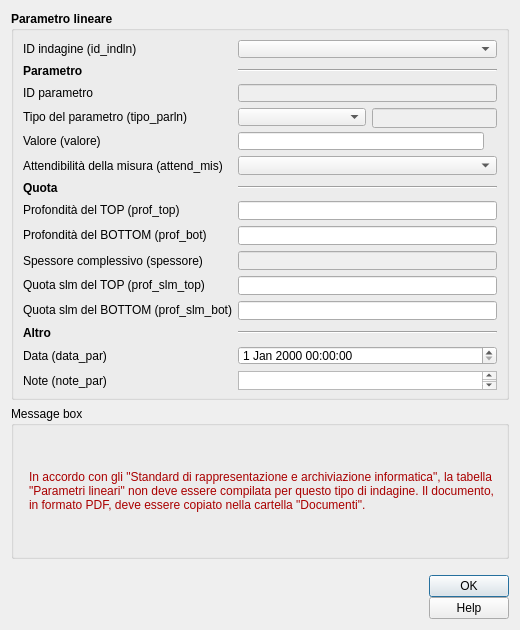
<?xml version="1.0" encoding="UTF-8"?>
<ui version="4.0">
 <class>parametri_lineari</class>
 <widget class="QDialog" name="parametri_lineari">
  <property name="geometry">
   <rect>
    <x>0</x>
    <y>0</y>
    <width>520</width>
    <height>630</height>
   </rect>
  </property>
  <property name="sizePolicy">
   <sizepolicy hsizetype="Fixed" vsizetype="Fixed">
    <horstretch>0</horstretch>
    <verstretch>0</verstretch>
   </sizepolicy>
  </property>
  <property name="minimumSize">
   <size>
    <width>520</width>
    <height>630</height>
   </size>
  </property>
  <property name="maximumSize">
   <size>
    <width>1500</width>
    <height>1500</height>
   </size>
  </property>
  <property name="windowTitle">
   <string>Parametri lineari</string>
  </property>
  <property name="modal">
   <bool>true</bool>
  </property>
  <layout class="QGridLayout" name="gridLayout">
   <item row="0" column="0">
    <widget class="QGroupBox" name="groupBox_2">
     <property name="font">
      <font>
       <weight>75</weight>
       <bold>true</bold>
      </font>
     </property>
     <property name="title">
      <string>Parametro lineare</string>
     </property>
     <layout class="QGridLayout" name="gridLayout_2">
      <item row="38" column="1">
       <widget class="QDateTimeEdit" name="data_par">
        <property name="font">
         <font>
          <weight>50</weight>
          <bold>false</bold>
         </font>
        </property>
        <property name="toolTip">
         <string/>
        </property>
       </widget>
      </item>
      <item row="22" column="0">
       <widget class="QLabel" name="label_12">
        <property name="sizePolicy">
         <sizepolicy hsizetype="Minimum" vsizetype="Preferred">
          <horstretch>0</horstretch>
          <verstretch>0</verstretch>
         </sizepolicy>
        </property>
        <property name="minimumSize">
         <size>
          <width>45</width>
          <height>0</height>
         </size>
        </property>
        <property name="font">
         <font>
          <weight>50</weight>
          <bold>false</bold>
         </font>
        </property>
        <property name="text">
         <string>&lt;html&gt;&lt;head/&gt;&lt;body&gt;&lt;p&gt;Profondità del TOP (prof_top)&lt;/p&gt;&lt;/body&gt;&lt;/html&gt;</string>
        </property>
       </widget>
      </item>
      <item row="29" column="1">
       <spacer name="verticalSpacer_7">
        <property name="orientation">
         <enum>Qt::Vertical</enum>
        </property>
        <property name="sizeHint" stdset="0">
         <size>
          <width>20</width>
          <height>40</height>
         </size>
        </property>
       </spacer>
      </item>
      <item row="24" column="0">
       <widget class="QLabel" name="label_13">
        <property name="sizePolicy">
         <sizepolicy hsizetype="Minimum" vsizetype="Preferred">
          <horstretch>0</horstretch>
          <verstretch>0</verstretch>
         </sizepolicy>
        </property>
        <property name="minimumSize">
         <size>
          <width>45</width>
          <height>0</height>
         </size>
        </property>
        <property name="font">
         <font>
          <weight>50</weight>
          <bold>false</bold>
         </font>
        </property>
        <property name="text">
         <string>&lt;html&gt;&lt;head/&gt;&lt;body&gt;&lt;p&gt;Profondità del BOTTOM (prof_bot)&lt;/p&gt;&lt;/body&gt;&lt;/html&gt;</string>
        </property>
       </widget>
      </item>
      <item row="6" column="1">
       <spacer name="verticalSpacer_2">
        <property name="orientation">
         <enum>Qt::Vertical</enum>
        </property>
        <property name="sizeHint" stdset="0">
         <size>
          <width>20</width>
          <height>40</height>
         </size>
        </property>
       </spacer>
      </item>
      <item row="40" column="0">
       <widget class="QLabel" name="label_7">
        <property name="font">
         <font>
          <weight>50</weight>
          <bold>false</bold>
         </font>
        </property>
        <property name="text">
         <string>Note (note_par)</string>
        </property>
       </widget>
      </item>
      <item row="30" column="1">
       <widget class="QLineEdit" name="quota_slm_bot">
        <property name="toolTip">
         <string/>
        </property>
       </widget>
      </item>
      <item row="26" column="1">
       <widget class="QLineEdit" name="spessore">
        <property name="enabled">
         <bool>false</bool>
        </property>
        <property name="toolTip">
         <string/>
        </property>
       </widget>
      </item>
      <item row="28" column="0">
       <widget class="QLabel" name="label_14">
        <property name="sizePolicy">
         <sizepolicy hsizetype="Minimum" vsizetype="Preferred">
          <horstretch>0</horstretch>
          <verstretch>0</verstretch>
         </sizepolicy>
        </property>
        <property name="minimumSize">
         <size>
          <width>45</width>
          <height>0</height>
         </size>
        </property>
        <property name="font">
         <font>
          <weight>50</weight>
          <bold>false</bold>
         </font>
        </property>
        <property name="text">
         <string>&lt;html&gt;&lt;head/&gt;&lt;body&gt;&lt;p&gt;Quota slm del TOP (prof_slm_top)&lt;/p&gt;&lt;/body&gt;&lt;/html&gt;</string>
        </property>
       </widget>
      </item>
      <item row="5" column="0">
       <widget class="QLabel" name="label_3">
        <property name="font">
         <font>
          <weight>50</weight>
          <bold>false</bold>
         </font>
        </property>
        <property name="text">
         <string>ID parametro</string>
        </property>
       </widget>
      </item>
      <item row="40" column="1">
       <widget class="QTextEdit" name="note_par">
        <property name="font">
         <font>
          <weight>50</weight>
          <bold>false</bold>
         </font>
        </property>
        <property name="toolTip">
         <string/>
        </property>
       </widget>
      </item>
      <item row="5" column="1">
       <widget class="QLineEdit" name="id_parln">
        <property name="enabled">
         <bool>false</bool>
        </property>
        <property name="palette">
         <palette>
          <active>
           <colorrole role="Text">
            <brush brushstyle="SolidPattern">
             <color alpha="255">
              <red>113</red>
              <green>113</green>
              <blue>113</blue>
             </color>
            </brush>
           </colorrole>
          </active>
          <inactive>
           <colorrole role="Text">
            <brush brushstyle="SolidPattern">
             <color alpha="255">
              <red>113</red>
              <green>113</green>
              <blue>113</blue>
             </color>
            </brush>
           </colorrole>
          </inactive>
          <disabled>
           <colorrole role="Text">
            <brush brushstyle="SolidPattern">
             <color alpha="255">
              <red>120</red>
              <green>120</green>
              <blue>120</blue>
             </color>
            </brush>
           </colorrole>
          </disabled>
         </palette>
        </property>
        <property name="toolTip">
         <string/>
        </property>
        <property name="placeholderText">
         <string/>
        </property>
       </widget>
      </item>
      <item row="30" column="0">
       <widget class="QLabel" name="label_15">
        <property name="sizePolicy">
         <sizepolicy hsizetype="Minimum" vsizetype="Preferred">
          <horstretch>0</horstretch>
          <verstretch>0</verstretch>
         </sizepolicy>
        </property>
        <property name="minimumSize">
         <size>
          <width>45</width>
          <height>0</height>
         </size>
        </property>
        <property name="font">
         <font>
          <weight>50</weight>
          <bold>false</bold>
         </font>
        </property>
        <property name="text">
         <string>&lt;html&gt;&lt;head/&gt;&lt;body&gt;&lt;p&gt;Quota slm del BOTTOM (prof_slm_bot)&lt;/p&gt;&lt;/body&gt;&lt;/html&gt;</string>
        </property>
       </widget>
      </item>
      <item row="22" column="1">
       <widget class="QLineEdit" name="prof_top">
        <property name="toolTip">
         <string/>
        </property>
       </widget>
      </item>
      <item row="24" column="1">
       <widget class="QLineEdit" name="prof_bot">
        <property name="toolTip">
         <string/>
        </property>
       </widget>
      </item>
      <item row="28" column="1">
       <widget class="QLineEdit" name="quota_slm_top">
        <property name="toolTip">
         <string/>
        </property>
       </widget>
      </item>
      <item row="9" column="0">
       <widget class="QLabel" name="label_9">
        <property name="sizePolicy">
         <sizepolicy hsizetype="Minimum" vsizetype="Preferred">
          <horstretch>0</horstretch>
          <verstretch>0</verstretch>
         </sizepolicy>
        </property>
        <property name="minimumSize">
         <size>
          <width>45</width>
          <height>0</height>
         </size>
        </property>
        <property name="font">
         <font>
          <weight>50</weight>
          <bold>false</bold>
         </font>
        </property>
        <property name="text">
         <string>Tipo del parametro (tipo_parln)</string>
        </property>
       </widget>
      </item>
      <item row="9" column="1">
       <layout class="QHBoxLayout" name="horizontalLayout">
        <item>
         <widget class="QComboBox" name="tipo_parln_box">
          <property name="sizePolicy">
           <sizepolicy hsizetype="Expanding" vsizetype="Fixed">
            <horstretch>0</horstretch>
            <verstretch>0</verstretch>
           </sizepolicy>
          </property>
          <property name="toolTip">
           <string/>
          </property>
         </widget>
        </item>
        <item>
         <widget class="QLineEdit" name="tipo_parln">
          <property name="enabled">
           <bool>false</bool>
          </property>
          <property name="sizePolicy">
           <sizepolicy hsizetype="Minimum" vsizetype="Fixed">
            <horstretch>0</horstretch>
            <verstretch>0</verstretch>
           </sizepolicy>
          </property>
          <property name="minimumSize">
           <size>
            <width>50</width>
            <height>20</height>
           </size>
          </property>
          <property name="palette">
           <palette>
            <active>
             <colorrole role="Text">
              <brush brushstyle="SolidPattern">
               <color alpha="255">
                <red>113</red>
                <green>113</green>
                <blue>113</blue>
               </color>
              </brush>
             </colorrole>
            </active>
            <inactive>
             <colorrole role="Text">
              <brush brushstyle="SolidPattern">
               <color alpha="255">
                <red>113</red>
                <green>113</green>
                <blue>113</blue>
               </color>
              </brush>
             </colorrole>
            </inactive>
            <disabled>
             <colorrole role="Text">
              <brush brushstyle="SolidPattern">
               <color alpha="255">
                <red>120</red>
                <green>120</green>
                <blue>120</blue>
               </color>
              </brush>
             </colorrole>
            </disabled>
           </palette>
          </property>
         </widget>
        </item>
       </layout>
      </item>
      <item row="26" column="0">
       <widget class="QLabel" name="label_5">
        <property name="font">
         <font>
          <weight>50</weight>
          <bold>false</bold>
         </font>
        </property>
        <property name="text">
         <string>Spessore complessivo (spessore)</string>
        </property>
       </widget>
      </item>
      <item row="27" column="1">
       <spacer name="verticalSpacer_6">
        <property name="orientation">
         <enum>Qt::Vertical</enum>
        </property>
        <property name="sizeHint" stdset="0">
         <size>
          <width>20</width>
          <height>40</height>
         </size>
        </property>
       </spacer>
      </item>
      <item row="10" column="1">
       <spacer name="verticalSpacer_4">
        <property name="orientation">
         <enum>Qt::Vertical</enum>
        </property>
        <property name="sizeHint" stdset="0">
         <size>
          <width>20</width>
          <height>40</height>
         </size>
        </property>
       </spacer>
      </item>
      <item row="23" column="1">
       <spacer name="verticalSpacer_5">
        <property name="orientation">
         <enum>Qt::Vertical</enum>
        </property>
        <property name="sizeHint" stdset="0">
         <size>
          <width>20</width>
          <height>40</height>
         </size>
        </property>
       </spacer>
      </item>
      <item row="41" column="1">
       <spacer name="verticalSpacer_12">
        <property name="orientation">
         <enum>Qt::Vertical</enum>
        </property>
        <property name="sizeHint" stdset="0">
         <size>
          <width>20</width>
          <height>40</height>
         </size>
        </property>
       </spacer>
      </item>
      <item row="33" column="1">
       <spacer name="verticalSpacer_8">
        <property name="orientation">
         <enum>Qt::Vertical</enum>
        </property>
        <property name="sizeHint" stdset="0">
         <size>
          <width>20</width>
          <height>40</height>
         </size>
        </property>
       </spacer>
      </item>
      <item row="38" column="0">
       <widget class="QLabel" name="label_6">
        <property name="font">
         <font>
          <weight>50</weight>
          <bold>false</bold>
         </font>
        </property>
        <property name="text">
         <string>Data (data_par)</string>
        </property>
       </widget>
      </item>
      <item row="0" column="1">
       <spacer name="verticalSpacer">
        <property name="orientation">
         <enum>Qt::Vertical</enum>
        </property>
        <property name="sizeHint" stdset="0">
         <size>
          <width>20</width>
          <height>40</height>
         </size>
        </property>
       </spacer>
      </item>
      <item row="25" column="1">
       <spacer name="verticalSpacer_13">
        <property name="orientation">
         <enum>Qt::Vertical</enum>
        </property>
        <property name="sizeHint" stdset="0">
         <size>
          <width>20</width>
          <height>40</height>
         </size>
        </property>
       </spacer>
      </item>
      <item row="39" column="1">
       <spacer name="verticalSpacer_11">
        <property name="orientation">
         <enum>Qt::Vertical</enum>
        </property>
        <property name="sizeHint" stdset="0">
         <size>
          <width>20</width>
          <height>40</height>
         </size>
        </property>
       </spacer>
      </item>
      <item row="11" column="0">
       <widget class="QLabel" name="label_2">
        <property name="sizePolicy">
         <sizepolicy hsizetype="Minimum" vsizetype="Preferred">
          <horstretch>0</horstretch>
          <verstretch>0</verstretch>
         </sizepolicy>
        </property>
        <property name="minimumSize">
         <size>
          <width>45</width>
          <height>0</height>
         </size>
        </property>
        <property name="font">
         <font>
          <weight>50</weight>
          <bold>false</bold>
         </font>
        </property>
        <property name="text">
         <string>&lt;html&gt;&lt;head/&gt;&lt;body&gt;&lt;p&gt;Valore (valore)&lt;/p&gt;&lt;/body&gt;&lt;/html&gt;</string>
        </property>
       </widget>
      </item>
      <item row="1" column="0">
       <widget class="QLabel" name="label">
        <property name="font">
         <font>
          <weight>50</weight>
          <bold>false</bold>
         </font>
        </property>
        <property name="text">
         <string>ID indagine (id_indln)</string>
        </property>
       </widget>
      </item>
      <item row="4" column="1">
       <spacer name="verticalSpacer_14">
        <property name="orientation">
         <enum>Qt::Vertical</enum>
        </property>
        <property name="sizeHint" stdset="0">
         <size>
          <width>20</width>
          <height>40</height>
         </size>
        </property>
       </spacer>
      </item>
      <item row="3" column="0">
       <widget class="QLabel" name="label_8">
        <property name="text">
         <string>&lt;b&gt;Parametro&lt;/b&gt;</string>
        </property>
       </widget>
      </item>
      <item row="1" column="1">
       <widget class="QComboBox" name="id_indln">
        <property name="toolTip">
         <string/>
        </property>
       </widget>
      </item>
      <item row="2" column="1">
       <spacer name="verticalSpacer_3">
        <property name="orientation">
         <enum>Qt::Vertical</enum>
        </property>
        <property name="sizeHint" stdset="0">
         <size>
          <width>20</width>
          <height>40</height>
         </size>
        </property>
       </spacer>
      </item>
      <item row="3" column="1">
       <widget class="Line" name="line">
        <property name="orientation">
         <enum>Qt::Horizontal</enum>
        </property>
       </widget>
      </item>
      <item row="16" column="1">
       <widget class="QComboBox" name="attend_mis">
        <property name="sizePolicy">
         <sizepolicy hsizetype="Expanding" vsizetype="Fixed">
          <horstretch>0</horstretch>
          <verstretch>0</verstretch>
         </sizepolicy>
        </property>
        <property name="toolTip">
         <string/>
        </property>
       </widget>
      </item>
      <item row="20" column="0">
       <widget class="QLabel" name="label_11">
        <property name="text">
         <string>&lt;b&gt;Quota&lt;/b&gt;</string>
        </property>
       </widget>
      </item>
      <item row="17" column="1">
       <spacer name="verticalSpacer_9">
        <property name="orientation">
         <enum>Qt::Vertical</enum>
        </property>
        <property name="sizeHint" stdset="0">
         <size>
          <width>20</width>
          <height>40</height>
         </size>
        </property>
       </spacer>
      </item>
      <item row="16" column="0">
       <widget class="QLabel" name="label_4">
        <property name="sizePolicy">
         <sizepolicy hsizetype="Minimum" vsizetype="Preferred">
          <horstretch>0</horstretch>
          <verstretch>0</verstretch>
         </sizepolicy>
        </property>
        <property name="minimumSize">
         <size>
          <width>45</width>
          <height>0</height>
         </size>
        </property>
        <property name="font">
         <font>
          <weight>50</weight>
          <bold>false</bold>
         </font>
        </property>
        <property name="text">
         <string>Attendibilità della misura (attend_mis)</string>
        </property>
       </widget>
      </item>
      <item row="32" column="1">
       <widget class="Line" name="line_3">
        <property name="orientation">
         <enum>Qt::Horizontal</enum>
        </property>
       </widget>
      </item>
      <item row="20" column="1">
       <widget class="Line" name="line_2">
        <property name="orientation">
         <enum>Qt::Horizontal</enum>
        </property>
       </widget>
      </item>
      <item row="21" column="1">
       <spacer name="verticalSpacer_15">
        <property name="orientation">
         <enum>Qt::Vertical</enum>
        </property>
        <property name="sizeHint" stdset="0">
         <size>
          <width>20</width>
          <height>40</height>
         </size>
        </property>
       </spacer>
      </item>
      <item row="31" column="1">
       <spacer name="verticalSpacer_16">
        <property name="orientation">
         <enum>Qt::Vertical</enum>
        </property>
        <property name="sizeHint" stdset="0">
         <size>
          <width>20</width>
          <height>40</height>
         </size>
        </property>
       </spacer>
      </item>
      <item row="32" column="0">
       <widget class="QLabel" name="label_17">
        <property name="text">
         <string>&lt;b&gt;Altro&lt;/b&gt;</string>
        </property>
       </widget>
      </item>
      <item row="12" column="1">
       <spacer name="verticalSpacer_10">
        <property name="orientation">
         <enum>Qt::Vertical</enum>
        </property>
        <property name="sizeHint" stdset="0">
         <size>
          <width>20</width>
          <height>40</height>
         </size>
        </property>
       </spacer>
      </item>
      <item row="11" column="1">
       <layout class="QHBoxLayout" name="horizontalLayout_2">
        <item>
         <widget class="QLineEdit" name="valore">
          <property name="toolTip">
           <string/>
          </property>
         </widget>
        </item>
        <item>
         <widget class="QLabel" name="simbolo_val">
          <property name="text">
           <string/>
          </property>
         </widget>
        </item>
       </layout>
      </item>
     </layout>
    </widget>
   </item>
   <item row="1" column="0">
    <widget class="QGroupBox" name="groupBox">
     <property name="sizePolicy">
      <sizepolicy hsizetype="Minimum" vsizetype="Fixed">
       <horstretch>0</horstretch>
       <verstretch>0</verstretch>
      </sizepolicy>
     </property>
     <property name="minimumSize">
      <size>
       <width>0</width>
       <height>0</height>
      </size>
     </property>
     <property name="title">
      <string>Message box</string>
     </property>
     <layout class="QFormLayout" name="formLayout">
      <item row="0" column="1">
       <widget class="QLabel" name="alert_text">
        <property name="sizePolicy">
         <sizepolicy hsizetype="Expanding" vsizetype="Expanding">
          <horstretch>0</horstretch>
          <verstretch>0</verstretch>
         </sizepolicy>
        </property>
        <property name="text">
         <string>&lt;html&gt;&lt;head/&gt;&lt;body&gt;&lt;p&gt;&lt;span style=&quot; color:#aa0000;&quot;&gt;In accordo con gli &amp;quot;Standard di rappresentazione e archiviazione informatica&amp;quot;, la tabella &amp;quot;Parametri lineari&amp;quot; non deve essere compilata per questo tipo di indagine. Il documento, in formato PDF, deve essere copiato nella cartella &amp;quot;Documenti&amp;quot;.&lt;/span&gt;&lt;/p&gt;&lt;/body&gt;&lt;/html&gt;</string>
        </property>
        <property name="textFormat">
         <enum>Qt::RichText</enum>
        </property>
        <property name="alignment">
         <set>Qt::AlignLeading|Qt::AlignLeft|Qt::AlignVCenter</set>
        </property>
        <property name="wordWrap">
         <bool>true</bool>
        </property>
       </widget>
      </item>
     </layout>
    </widget>
   </item>
   <item row="2" column="0">
    <layout class="QGridLayout" name="gridLayout_4">
     <property name="sizeConstraint">
      <enum>QLayout::SetDefaultConstraint</enum>
     </property>
     <property name="topMargin">
      <number>10</number>
     </property>
     <property name="horizontalSpacing">
      <number>10</number>
     </property>
     <property name="verticalSpacing">
      <number>0</number>
     </property>
     <item row="0" column="0">
      <widget class="QLabel" name="label_10">
       <property name="sizePolicy">
        <sizepolicy hsizetype="Preferred" vsizetype="Fixed">
         <horstretch>0</horstretch>
         <verstretch>0</verstretch>
        </sizepolicy>
       </property>
       <property name="text">
        <string/>
       </property>
       <property name="pixmap">
        <pixmap>../loghi/logo-cnr.png</pixmap>
       </property>
      </widget>
     </item>
     <item row="0" column="3">
      <spacer name="horizontalSpacer">
       <property name="orientation">
        <enum>Qt::Horizontal</enum>
       </property>
       <property name="sizeHint" stdset="0">
        <size>
         <width>40</width>
         <height>20</height>
        </size>
       </property>
      </spacer>
     </item>
     <item row="0" column="4">
      <layout class="QVBoxLayout" name="verticalLayout">
       <item>
        <widget class="QDialogButtonBox" name="buttonBox">
         <property name="sizePolicy">
          <sizepolicy hsizetype="Fixed" vsizetype="Fixed">
           <horstretch>0</horstretch>
           <verstretch>0</verstretch>
          </sizepolicy>
         </property>
         <property name="minimumSize">
          <size>
           <width>0</width>
           <height>0</height>
          </size>
         </property>
         <property name="cursor">
          <cursorShape>PointingHandCursor</cursorShape>
         </property>
         <property name="orientation">
          <enum>Qt::Vertical</enum>
         </property>
         <property name="standardButtons">
          <set>QDialogButtonBox::Ok</set>
         </property>
         <property name="centerButtons">
          <bool>true</bool>
         </property>
        </widget>
       </item>
       <item>
        <widget class="QPushButton" name="help_button">
         <property name="cursor">
          <cursorShape>PointingHandCursor</cursorShape>
         </property>
         <property name="text">
          <string>Help</string>
         </property>
        </widget>
       </item>
      </layout>
     </item>
     <item row="0" column="1">
      <widget class="QLabel" name="label_16">
       <property name="sizePolicy">
        <sizepolicy hsizetype="Preferred" vsizetype="Fixed">
         <horstretch>0</horstretch>
         <verstretch>0</verstretch>
        </sizepolicy>
       </property>
       <property name="text">
        <string/>
       </property>
       <property name="pixmap">
        <pixmap>../loghi/logoigag.png</pixmap>
       </property>
      </widget>
     </item>
     <item row="0" column="2">
      <widget class="QLabel" name="label_18">
       <property name="sizePolicy">
        <sizepolicy hsizetype="Preferred" vsizetype="Fixed">
         <horstretch>0</horstretch>
         <verstretch>0</verstretch>
        </sizepolicy>
       </property>
       <property name="text">
        <string/>
       </property>
       <property name="pixmap">
        <pixmap>../loghi/logo-labgis.png</pixmap>
       </property>
      </widget>
     </item>
    </layout>
   </item>
  </layout>
 </widget>
 <resources/>
 <connections/>
</ui>
